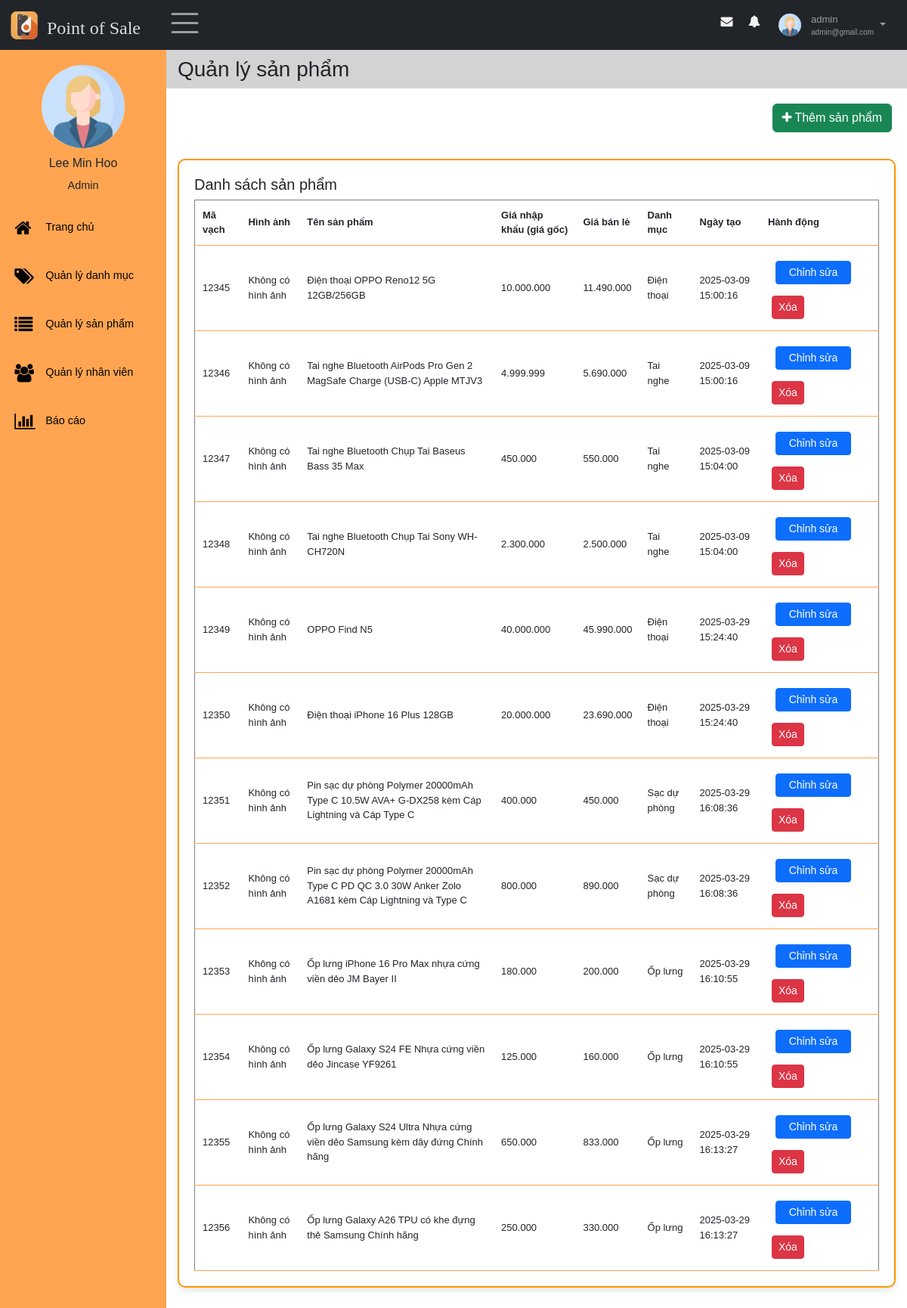
Page /source/Product_List_Admin/index.php?sidebar=quanlysanpham (signed in) on the committed database.
### tables this page shows
CREATE TABLE `taikhoan` (
  `id` int(11) NOT NULL,
  `id_nhanvien` int(11) NOT NULL,
  `username` varchar(30) NOT NULL,
  `password` varchar(30) NOT NULL,
  `role` enum('Admin','Nhân viên') NOT NULL,
  `trangthai_hd` tinyint(1) NOT NULL,
  `activate_token` varchar(10) DEFAULT NULL,
  `expire_time` int(11) DEFAULT NULL,
  `pass_changed` tinyint(1) DEFAULT NULL,
  `trangthai_khoa` tinyint(1) NOT NULL DEFAULT 0
);

CREATE TABLE `nhanvien` (
  `id` int(11) NOT NULL,
  `hoten` varchar(50) NOT NULL,
  `email` varchar(100) NOT NULL,
  `gioitinh` enum('Nữ','Nam') DEFAULT NULL,
  `sdt` varchar(11) DEFAULT NULL,
  `ngaysinh` date DEFAULT NULL,
  `diachi` varchar(100) DEFAULT NULL,
  `img` varchar(50) DEFAULT NULL
);

CREATE TABLE `sanpham` (
  `mavach` varchar(50) NOT NULL,
  `tensp` varchar(100) NOT NULL,
  `giagoc` decimal(10,0) NOT NULL,
  `giabanle` decimal(10,0) NOT NULL,
  `img` varchar(50) DEFAULT NULL,
  `id_danhmuc` int(11) NOT NULL,
  `ngaytao` timestamp NOT NULL DEFAULT current_timestamp()
);

CREATE TABLE `danhmucsp` (
  `id` int(11) NOT NULL,
  `tendm` varchar(50) NOT NULL,
  `mota` varchar(100) DEFAULT NULL,
  `ngaytao` timestamp NOT NULL DEFAULT current_timestamp(),
  `id_nguoitao` int(11) DEFAULT NULL
);

### source/Product_List_Admin/quanlyhoso/getProfileNV.php (called while the page is built, shortened)
<?php
    $conn = connectDB();
    if ($_SESSION['role'] == "Admin" && isset($_GET["id_detail"])) {
        $sql = "SELECT * FROM nhanvien, taikhoan WHERE taikhoan.id_nhanvien=nhanvien.id AND nhanvien.id =" . $_GET["id_detail"];
    } else {
        $sql = "SELECT * FROM nhanvien, taikhoan WHERE taikhoan.id_nhanvien=nhanvien.id AND nhanvien.id =" . $_SESSION["id"];
    }
    $result = $conn->query($sql);
    if ($result->num_rows > 0) {
        $row = $result->fetch_assoc();
        $profile_img = $row["img"];
    }
?>

### source/Product_List_Admin/functionQLDM_SP/ShowProduct.php (the view, shortened to what this page needs)
<?php
$conn = connectDB();
$sql = "SELECT sanpham.*, danhmucsp.tendm FROM sanpham
        LEFT JOIN danhmucsp ON sanpham.id_danhmuc = danhmucsp.id";
$result = $conn->query($sql);
if ($result->num_rows > 0) {
    while ($row = $result->fetch_assoc()) {
        echo "<tr data-mavach='{$row["mavach"]}'>";
        echo "<td>" . htmlspecialchars($row["mavach"]) . "</td>";
        $imgPath = $row["img"] ? "images/" . htmlspecialchars($row["img"]) : '';
        $imgSrc = $imgPath && file_exists($imgPath) ? $imgPath : '';
        echo "<td>" . ($imgSrc ? "<img src='{$imgSrc}' width='80' height='80'>" : "Không có hình ảnh") . "</td>";
        echo "<td>" . htmlspecialchars($row["tensp"]) . "</td>";
        echo "<td>" . number_format($row["giagoc"], 0, ',', '.') . "</td>";
        echo "<td>" . number_format($row["giabanle"], 0, ',', '.') . "</td>";
        echo "<td>" . htmlspecialchars($row["tendm"] ?? 'Không có danh mục') . "</td>";
        echo "<td>" . $row["ngaytao"] . "</td>";
        echo "<td>
                <a href='#' class='btn btn-sm btn-primary mr-1 edit-btn'
                   data-mavach='" . htmlspecialchars($row["mavach"], ENT_QUOTES) . "'
                   data-img='" . htmlspecialchars($row["img"], ENT_QUOTES) . "'
                   data-tensp='" . htmlspecialchars($row["tensp"], ENT_QUOTES) . "'
                   data-giagoc='" . $row["giagoc"] . "'
                   data-giabanle='" . $row["giabanle"] . "'
                   data-id_danhmuc='" . $row["id_danhmuc"] . "'
                   data-ngaytao='" . $row["ngaytao"] . "'>Chỉnh sửa</a>
                <a href='#' class='btn btn-sm btn-danger delete-btn'
                   data-mavach='" . htmlspecialchars($row["mavach"], ENT_QUOTES) . "'>Xóa</a>
              </td>";
        echo "</tr>";
    }
} else {
    echo "<tr><td colspan='8'>Không có sản phẩm nào.</td></tr>";
}
?>

### source/Product_List_Admin/pages/nav.php (shortened to what this page needs)
<nav class="navbar navbar-expand-sm bg-dark navbar-dark fixed-top" id="nav">
    <div class="container-fluid">
        <div class="leftnav justify-content-start">
            <a class="logo navbar-brand" href="index.php">
                <img src="../images/logo.ico" alt="Logo" style="width:40px;" >
                <h4>Point of Sale</h4>
            </a>
            <div class="openclose"><span class="navbar-toggler-icon" style="font-size:30px;cursor:pointer" onclick="open_closeNav() " class = "las la-bars"></span></div>
        </div>
        <div class="rightnav justify-content-end">
            <ul  class=" navbar-nav" >
                <li class="nav-item">
                    <a href="#">
                    <span class = "fa fa-fw fa-envelope"></span>
                    </a></li>
                <li class="nav-item">
                    <a href="#">
                    <span class = "fa fa-bell"></span>
                    </a></li>
                <li class="nav-item dropdown">
                    <a id="nav-user" class="nav-link dropdown-toggle" href="#" role="button" data-bs-toggle="dropdown">
                    <?php
                        if (empty($profile_img) || $profile_img == "") {
                            $avtPath = "../image/user.jpg";
                        } else {
                            $avtPath = "quanlyhoso/imagesNV/" . $profile_img;
                        }
                    ?>
                    <img id="nav-avatar" src = "<?=$avtPath?>" height = "30px"  width = "30px" alt = "Avatar">
                        <div class="infor">
                            <p id ="user"><?= $_SESSION["username"]?></p>
                            <p id="email"><?= $_SESSION["email"]?></p>
                        </div>
                    </a>
                </li>
            </ul>
        </div>
    </div>
</nav>

### source/Product_List_Admin/style.css (style rules this page uses)
* { font-family: 'Poppins', sans-serif; box-sizing: border-box; text-decoration: none; list-style-type: none; padding: 0; margin: 0; }
#nav { position: fixed; }
.nav-item { margin: 5px 8px; }
.logo { display: flex; margin: 0; padding: 0; }
.logo h4 { color: #ffffffd6; font-family:Cambria, Cochin, Georgia, Times, 'Times New Roman', serif; }
.leftnav { display: flex; }
.logo>h4 { margin: 10px 10px 0 10px; }
.openclose { margin: 0 10px; }
#nav-user { display: flex; padding: 0; }
.infor { margin-left: 10px; display: flex; flex-direction: column; justify-content: center; flex-grow: 1; font-size: x-small; }
.infor p { margin: 0; }
#user { font-size: small; }
#nav-avatar { width: 30px; height: 30px; border-radius: 50%; margin: 3px; }
#nav-user::after { margin: 15px 8px; }
.rightnav>ul>li>a>span { color: #f1f1f1; padding: 5px; }
.cart-table th, .cart-table tbody td { padding: 10px 10px; font-size: small; border-bottom: 1px solid #ffa551; }
.btn { padding: 5px 10px; margin: 5px; border: none; border-radius: 5px; color: white; cursor: pointer; }
* { font-family: 'Poppins', sans-serif; box-sizing: border-box; margin: 0; padding: 0; }
.edit-btn { margin: 10px; width: 100px; }

### rows in the picture
taikhoan: id_nhanvien.img (placeholder picture)
sanpham: mavach "12345", img "Không có hình ảnh", tensp "Điện thoại OPPO Reno12 5G 12GB/256GB", giagoc "10.000.000", giabanle "11.490.000", id_danhmuc.tendm "Điện thoại", ngaytao "2025-03-09 15:00:16"
sanpham: mavach "12346", shows "Không có hình ảnh", tensp "Tai nghe Bluetooth AirPods Pro Gen 2 MagSafe Charge (USB-C) Apple MTJV3", giagoc "4.999.999", giabanle "5.690.000", id_danhmuc.tendm "Tai nghe", ngaytao "2025-03-09 15:00:16"
sanpham: mavach "12347", shows "Không có hình ảnh", tensp "Tai nghe Bluetooth Chụp Tai Baseus Bass 35 Max", giagoc "450.000", giabanle "550.000", id_danhmuc.tendm "Tai nghe", ngaytao "2025-03-09 15:04:00"
sanpham: mavach "12348", shows "Không có hình ảnh", tensp "Tai nghe Bluetooth Chụp Tai Sony WH-CH720N", giagoc "2.300.000", giabanle "2.500.000", id_danhmuc.tendm "Tai nghe", ngaytao "2025-03-09 15:04:00"
sanpham: mavach "12349", shows "Không có hình ảnh", tensp "OPPO Find N5", giagoc "40.000.000", giabanle "45.990.000", id_danhmuc.tendm "Điện thoại", ngaytao "2025-03-29 15:24:40"
sanpham: mavach "12350", shows "Không có hình ảnh", tensp "Điện thoại iPhone 16 Plus 128GB", giagoc "20.000.000", giabanle "23.690.000", id_danhmuc.tendm "Điện thoại", ngaytao "2025-03-29 15:24:40"
sanpham: mavach "12351", shows "Không có hình ảnh", tensp "Pin sạc dự phòng Polymer 20000mAh Type C 10.5W AVA+ G-DX258 kèm Cáp Lightning và Cáp Type C", giagoc "400.000", giabanle "450.000", id_danhmuc.tendm "Sạc dự phòng", ngaytao "2025-03-29 16:08:36"
sanpham: mavach "12352", shows "Không có hình ảnh", tensp "Pin sạc dự phòng Polymer 20000mAh Type C PD QC 3.0 30W Anker Zolo A1681 kèm Cáp Lightning và Type C", giagoc "800.000", giabanle "890.000", id_danhmuc.tendm "Sạc dự phòng", ngaytao "2025-03-29 16:08:36"
sanpham: mavach "12353", shows "Không có hình ảnh", tensp "Ốp lưng iPhone 16 Pro Max nhựa cứng viền dẻo JM Bayer II", giagoc "180.000", giabanle "200.000", id_danhmuc.tendm "Ốp lưng", ngaytao "2025-03-29 16:10:55"
sanpham: mavach "12354", shows "Không có hình ảnh", tensp "Ốp lưng Galaxy S24 FE Nhựa cứng viền dẻo Jincase YF9261", giagoc "125.000", giabanle "160.000", id_danhmuc.tendm "Ốp lưng", ngaytao "2025-03-29 16:10:55"
sanpham: mavach "12355", shows "Không có hình ảnh", tensp "Ốp lưng Galaxy S24 Ultra Nhựa cứng viền dẻo Samsung kèm dây đứng Chính hãng", giagoc "650.000", giabanle "833.000", id_danhmuc.tendm "Ốp lưng", ngaytao "2025-03-29 16:13:27"
sanpham: mavach "12356", shows "Không có hình ảnh", tensp "Ốp lưng Galaxy A26 TPU có khe đựng thẻ Samsung Chính hãng", giagoc "250.000", giabanle "330.000", id_danhmuc.tendm "Ốp lưng", ngaytao "2025-03-29 16:13:27"

### other values in the picture
$_SESSION["username"] "admin"
$_SESSION["email"] "admin@gmail.com"
$_SESSION['tennv'] "Lee Min Hoo"
$_SESSION['role'] "Admin"
